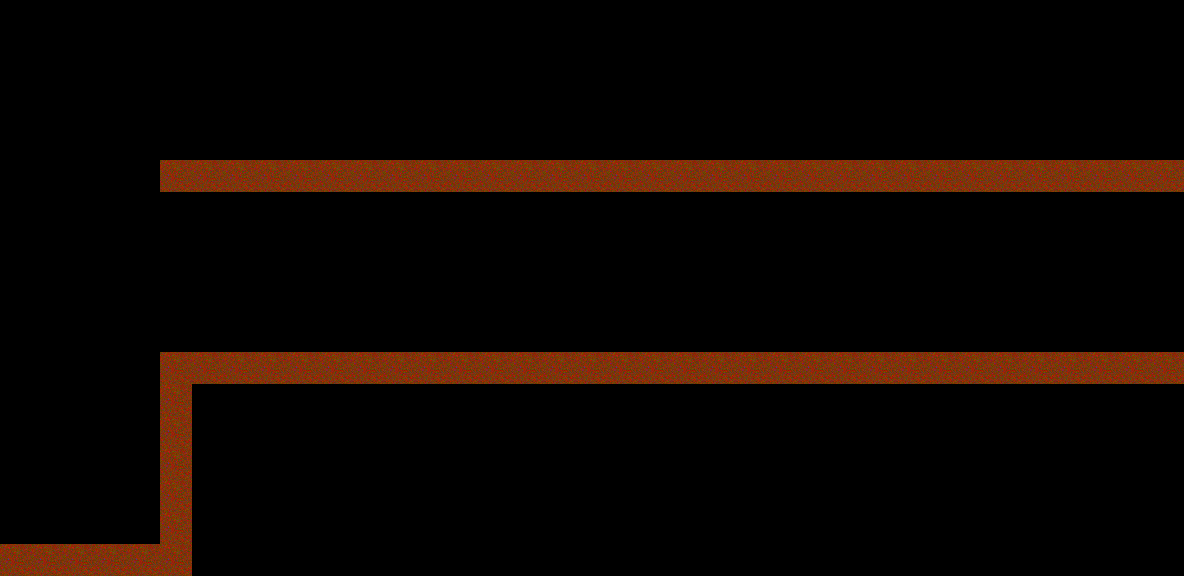

Tiled map render using the project's own tile images. Description and the map definition, with tile-layer contents summarised, below:
An orthogonal 37x18 tile map with 32x32 px tiles, 1 tile layer (Tile Layer 1).

<map version="1.0" orientation="orthogonal" width="37" height="18" tilewidth="32" tileheight="32">
 <tileset firstgid="1" name="OnlyOne" tilewidth="32" tileheight="32">
  <image source="../Fast Vs. The Giant Tangerine/Resources/Tiles/OnlyOne.png" width="64" height="64" />
 </tileset>
 <layer name="Tile Layer 1" width="37" height="18">
  <data>[666 cells, 539 non-empty, 2 distinct tile ids]</data>
 </layer>
</map>
